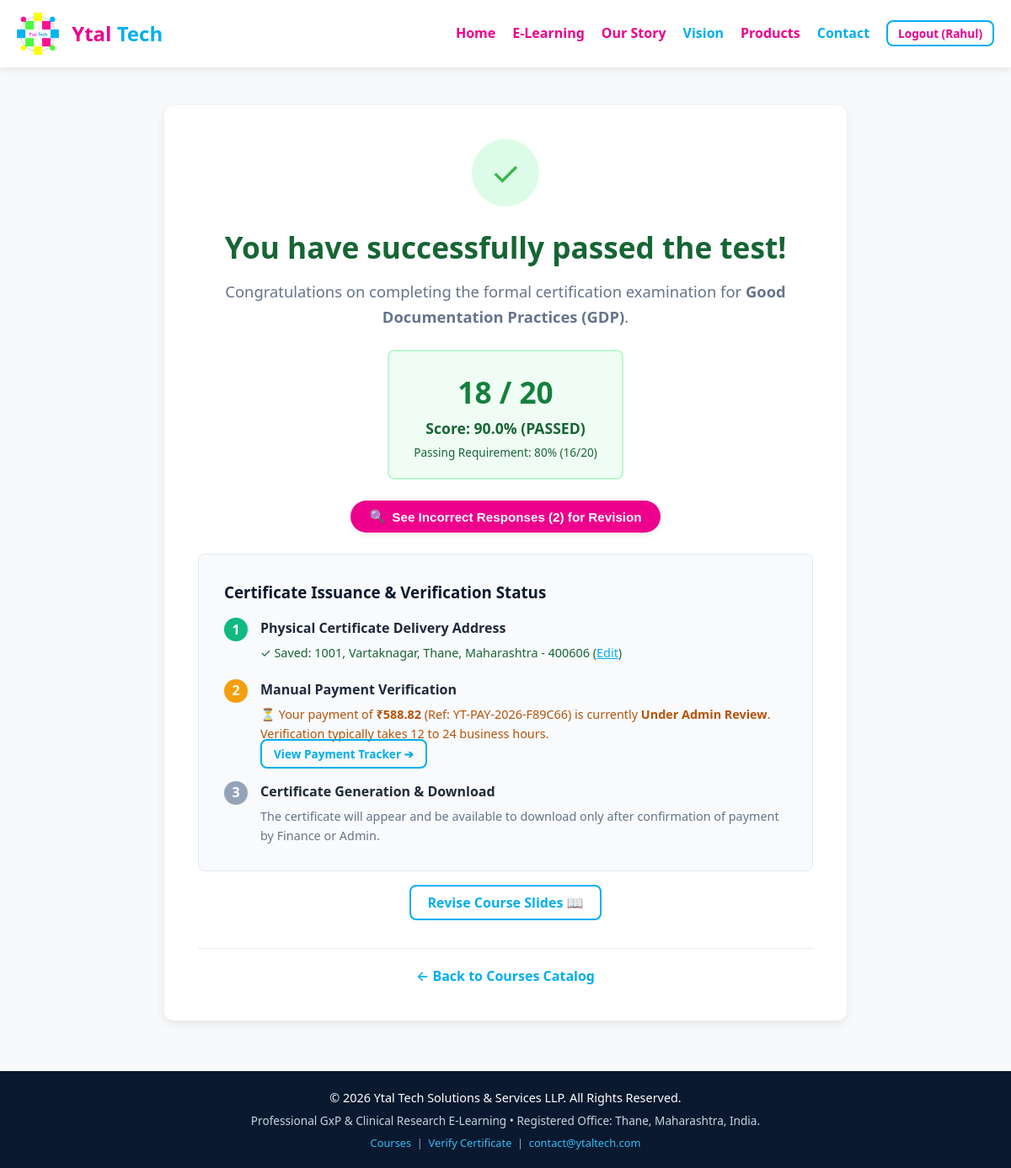
Page /elearning/course/good-documentation-practices/test/summary (signed in) on the earlier database version.
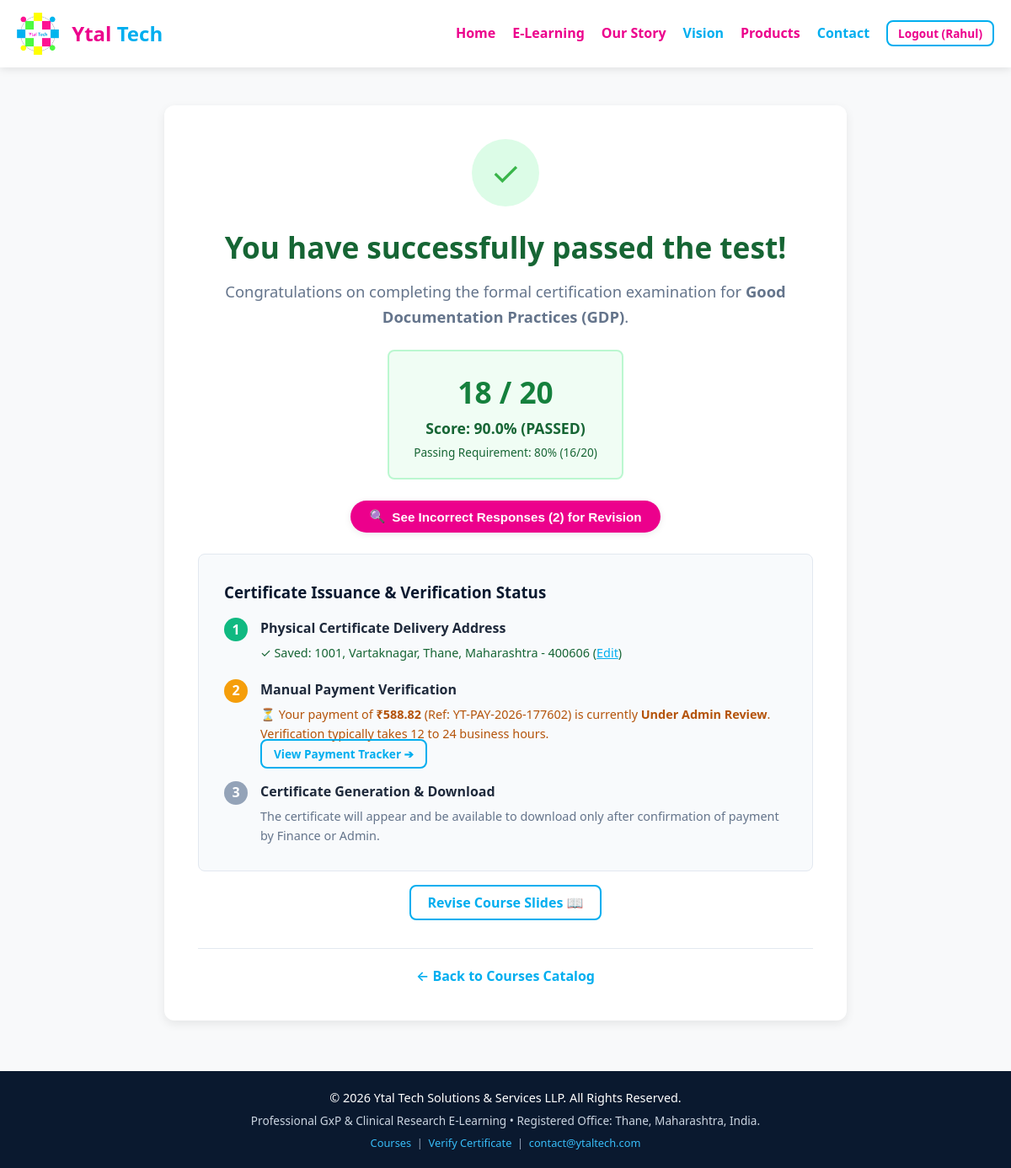
Same page on the later database version.
### elearning/models.py (models this page shows, shortened)
class TestAttempt(db.Model):
    __tablename__ = 'test_attempts'
    id = db.Column(db.Integer, primary_key=True)
    enrolment_id = db.Column(db.Integer, db.ForeignKey('enrolments.id'), nullable=False)
    attempt_number = db.Column(db.Integer, nullable=False)
    presentation_cycle = db.Column(db.Integer, default=1)
    started_at = db.Column(db.DateTime, default=lambda: datetime.now(timezone.utc))
    submitted_at = db.Column(db.DateTime, nullable=True)
    score = db.Column(db.Integer, default=0)  # Correct count out of 20
    percentage = db.Column(db.Float, default=0.0)
    passed = db.Column(db.Boolean, default=False)
    ip_address = db.Column(db.String(45), nullable=True)
    user_agent = db.Column(db.String(255), nullable=True)
    questions_data = db.Column(db.Text, nullable=True)  # JSON dump of questions, shuffled choices, user answers
    def get_questions_data(self):
        if not self.questions_data:
            return []
        try:
            return json.loads(self.questions_data)
        except Exception:
            return []

class PaymentOrder(db.Model):
    __tablename__ = 'payment_orders'
    id = db.Column(db.Integer, primary_key=True)
    order_reference = db.Column(db.String(64), unique=True, nullable=False, index=True)
    enrolment_id = db.Column(db.Integer, db.ForeignKey('enrolments.id'), nullable=False)
    user_id = db.Column(db.Integer, db.ForeignKey('users.id'), nullable=False)
    course_id = db.Column(db.Integer, db.ForeignKey('courses.id'), nullable=False)
    expected_amount = db.Column(db.Float, nullable=False)
    currency = db.Column(db.String(10), default='INR')
    gst_amount = db.Column(db.Float, default=0.0)
    status = db.Column(db.String(50), default='pending_submission', index=True)
    amount_paid = db.Column(db.Float, nullable=True)
    payment_mode = db.Column(db.String(50), nullable=True)  # 'UPI', 'NEFT/RTGS/IMPS', 'Cheque', 'Demand Draft', 'Other'
    payment_date = db.Column(db.DateTime, nullable=True)
    transaction_reference = db.Column(db.String(100), nullable=True, index=True)  # UTR / Bank Ref / Cheque No
    payer_name = db.Column(db.String(150), nullable=True)
    payer_account_upi = db.Column(db.String(150), nullable=True)
    proof_file_path = db.Column(db.String(500), nullable=True)
    learner_remarks = db.Column(db.Text, nullable=True)
    customer_gstin = db.Column(db.String(30), nullable=True)
    customer_org_name = db.Column(db.String(200), nullable=True)
    customer_billing_address = db.Column(db.Text, nullable=True)
    customer_state = db.Column(db.String(100), nullable=True)
    admin_notes = db.Column(db.Text, nullable=True)
    rejection_reason = db.Column(db.Text, nullable=True)
    additional_info_notes = db.Column(db.Text, nullable=True)
    verified_by_user_id = db.Column(db.Integer, db.ForeignKey('users.id'), nullable=True)
    verified_at = db.Column(db.DateTime, nullable=True)
    dual_approved_by_user_id = db.Column(db.Integer, db.ForeignKey('users.id'), nullable=True)
    dual_approved_at = db.Column(db.DateTime, nullable=True)
    submitted_at = db.Column(db.DateTime, nullable=True)
    created_at = db.Column(db.DateTime, default=lambda: datetime.now(timezone.utc))
    updated_at = db.Column(db.DateTime, default=lambda: datetime.now(timezone.utc), onupdate=lambda: datetime.now(timezone.utc))
    course = db.relationship('Course', backref='payment_orders')
    verifier = db.relationship('User', foreign_keys=[verified_by_user_id], backref='verified_payments')
    dual_approver = db.relationship('User', foreign_keys=[dual_approved_by_user_id], backref='dual_approved_payments')

### elearning/tests.py (the view)
@tests_bp.route('/course/<slug>/test/summary')
@login_required
def test_result_summary(slug):
    course = Course.query.filter_by(slug=slug, is_active=True).first_or_404()
    user = get_current_user()
    enrolment = Enrolment.query.filter_by(user_id=user.id, course_id=course.id).first_or_404()
    latest_passed = enrolment.latest_passed_attempt
    if not latest_passed:
        return redirect(url_for('tests.test_start', slug=course.slug))
    payment_order = PaymentOrder.query.filter_by(enrolment_id=enrolment.id).order_by(PaymentOrder.id.desc()).first()
    incorrect_questions = get_attempt_incorrect_review(latest_passed)
    return render_template(
        'elearning/test_result.html',
        course=course,
        enrolment=enrolment,
        attempt=latest_passed,
        needs_delivery_address=(enrolment.certificate_option == 'paid' and not user.has_delivery_address),
        payment_order=payment_order,
        remaining_attempts=max(0, 3 - enrolment.attempts_used_in_current_cycle),
        incorrect_questions=incorrect_questions,
        total_incorrect=len(incorrect_questions)
    )

### elearning/auth.py (called while the page is built)
def get_current_user():
    user_id = session.get('user_id')
    if user_id:
        return db.session.get(User, user_id)
    return None

def login_required(f):
    from functools import wraps
    @wraps(f)
    def decorated_function(*args, **kwargs):
        if 'user_id' not in session:
            flash("Please sign up or log in to access the e-learning courses.", "warning")
            return redirect(url_for('auth.login', next=request.url))
        return f(*args, **kwargs)
    return decorated_function

### elearning/models.py (called while the page is built)
    def has_role(self, *roles):
        if self.role == 'super_admin':
            return True
        return self.role in roles

    @property
    def has_delivery_address(self):
        return bool(self.house_no and self.street and self.city and self.state and self.pincode)

    @property
    def is_international(self):
        if not self.country:
            return False
        return self.country.strip().lower() not in ['india', 'in', 'bharat']

    @property
    def latest_passed_attempt(self):
        for att in sorted(self.test_attempts, key=lambda a: a.id, reverse=True):
            if att.passed:
                return att
        return None

### templates/elearning/test_result.html (shortened to what the changed rows need)
{% extends 'elearning/base.html' %}
{% block content %}
<div class="container" style="max-width: 850px;">
    <div style="background: var(--surface); padding: 40px; border-radius: var(--radius-lg); box-shadow: var(--shadow-md); text-align: center;">
        {% if attempt.passed %}
            <div style="width: 80px; height: 80px; background: #dcfce7; color: var(--accent-green); border-radius: 50%; display: flex; align-items: center; justify-content: center; font-size: 2.5rem; margin: 0 auto 20px;">
                ✓
            </div>
            <h1 style="color: #166534; font-size: 2.2rem; margin-bottom: 10px;">
                You have successfully passed the test!
            </h1>
            <p style="color: var(--text-muted); font-size: 1.15rem; margin-bottom: 25px;">
                Congratulations on completing the formal certification examination for <strong>{{ course.title }}</strong>.
            </p>
            <div style="background: #f0fdf4; border: 2px solid #bbf7d0; border-radius: var(--radius-md); padding: 20px; display: inline-block; min-width: 280px; margin-bottom: 25px;">
                <div style="font-size: 2.2rem; font-weight: 800; color: #15803d;">
                    {{ attempt.score }} / 20
                </div>
                <div style="font-weight: 700; color: #166534; font-size: 1.1rem;">
                    Score: {{ attempt.percentage }}% (PASSED)
                </div>
                <div style="font-size: 0.85rem; color: #166534; margin-top: 4px;">
                    Passing Requirement: 80% (16/20)
                </div>
            </div>
            {% if total_incorrect > 0 %}
                <div style="max-width: 750px; margin: 0 auto 25px;">
                    <button type="button"
                            id="btnToggleIncorrectPassed"
                            onclick="toggleIncorrectResponses('incorrectResponsesPassed', 'toggleIncorrectIconPassed', 'toggleIncorrectTextPassed')"
                            class="btn-secondary"
                            style="padding: 10px 22px; font-size: 0.95rem; border-radius: 30px; display: inline-flex; align-items: center; gap: 8px; box-shadow: 0 2px 8px rgba(0,0,0,0.08);">
                        <span id="toggleIncorrectIconPassed">🔍</span>
                        <span id="toggleIncorrectTextPassed">See Incorrect Responses ({{ total_incorrect }}) for Revision</span>
                    </button>
                </div>
            {% else %}
                <div style="background: #ecfdf5; border: 1px solid #a7f3d0; border-radius: 8px; padding: 10px 18px; display: inline-block; margin-bottom: 20px; font-size: 0.92rem; color: #065f46; font-weight: 600;">
                    🌟 Perfect Score! You answered all 20 questions correctly.
                </div>
            {% endif %}
            {% if enrolment.certificate_option == 'paid' %}
                <div style="text-align: left; background: #f8fafc; border: 1px solid var(--border-color); border-radius: var(--radius-md); padding: 30px; margin-top: 20px;">
                    <h3 style="color: var(--dark-navy); margin-bottom: 15px;">Certificate Issuance & Verification Status</h3>
                    {% if current_user.is_international or (payment_order and payment_order.currency == 'USD') %}
                        <div style="background: #e0f2fe; border: 1px solid #bae6fd; border-radius: 8px; padding: 14px 18px; margin-bottom: 20px;">
                            <div style="font-weight: 700; color: #0369a1; font-size: 0.95rem; margin-bottom: 4px;">
                                🌐 International Certification Notice
                            </div>
                            <p style="margin: 0; font-size: 0.9rem; color: #0c4a6e; line-height: 1.5;">
                                For international learners, an official high-resolution digital certificate with cryptographic signature hash and tamper-proof QR code verification will be issued upon payment verification. Physical hard-copy courier dispatch is provided within India only.
                            </p>
                        </div>
                    {% else %}
                        <div style="display: flex; gap: 15px; margin-bottom: 20px; align-items: flex-start;">
                            <span style="background: {{ '#10b981' if current_user.has_delivery_address else '#f59e0b' }}; color: #fff; width: 28px; height: 28px; border-radius: 50%; display: flex; align-items: center; justify-content: center; flex-shrink: 0; font-weight: bold;">
                                1
                            </span>
                            <div>
                                <strong>Physical Certificate Delivery Address</strong>
                                {% if current_user.has_delivery_address %}
                                    <p style="font-size: 0.9rem; color: #166534; margin-top: 4px;">
                                        ✓ Saved: {{ current_user.house_no }}, {{ current_user.street }}, {{ current_user.city }}, {{ current_user.state }} - {{ current_user.pincode }}
                                        (<a href="{{ url_for('payments.delivery_address', enrolment_id=enrolment.id) }}" style="color:var(--primary);">Edit</a>)
                                    </p>
                                {% endif %}
                            </div>
                        </div>
                    {% endif %}
                    <div style="display: flex; gap: 15px; margin-bottom: 20px; align-items: flex-start;">
                        <span style="background: {{ '#10b981' if payment_order and payment_order.status in ['verified_approved', 'certificate_issued', 'certificate_dispatched', 'certificate_delivered'] else '#f59e0b' }}; color: #fff; width: 28px; height: 28px; border-radius: 50%; display: flex; align-items: center; justify-content: center; flex-shrink: 0; font-weight: bold;">
                            2
                        </span>
                        <div>
                            <strong>Manual Payment Verification</strong>
                            {% if not payment_order or payment_order.status == 'pending_submission' %}
                                <p style="font-size: 0.9rem; color: var(--text-muted); margin-top: 4px;">
                                    Please submit your manual payment receipt / UTR details for independent admin verification.
                                </p>
                                <a href="{{ url_for('payments.payment_page', order_ref=payment_order.order_reference if payment_order else 'new') }}" class="btn-secondary" style="margin-top: 8px; font-size: 0.85rem; padding: 6px 14px;">
                                    Submit Payment Proof ➔
                                </a>
                            {% elif payment_order.status == 'under_review' %}
                                <p style="font-size: 0.9rem; color: #b45309; margin-top: 4px;">
                                    ⏳ Your payment of <strong>₹{{ "%.2f"|format(payment_order.expected_amount) }}</strong> (Ref: {{ payment_order.order_reference }}) is currently <strong>Under Admin Review</strong>. Verification typically takes 12 to 24 business hours.
                                </p>
                                <a href="{{ url_for('payments.payment_status', order_ref=payment_order.order_reference) }}" class="btn-outline" style="margin-top: 8px; font-size: 0.85rem; padding: 6px 14px;">
                                    View Payment Tracker ➔
                                </a>
                            {% endif %}
                        </div>
                    </div>
                    <div style="display: flex; gap: 15px; align-items: flex-start;">
                        <span style="background: {{ '#10b981' if enrolment.certificate and payment_order and payment_order.status in ['verified_approved', 'certificate_issued', 'certificate_dispatched', 'certificate_delivered'] else '#94a3b8' }}; color: #fff; width: 28px; height: 28px; border-radius: 50%; display: flex; align-items: center; justify-content: center; flex-shrink: 0; font-weight: bold;">
                            3
                        </span>
                        <div>
                            <strong>Certificate Generation & Download</strong>
                            {% if enrolment.certificate and payment_order and payment_order.status in ['verified_approved', 'certificate_issued', 'certificate_dispatched', 'certificate_delivered'] %}
                                <p style="font-size: 0.9rem; color: #166534; margin-top: 4px;">
                                    ✓ Certificate <strong>{{ enrolment.certificate.certificate_id }}</strong> has been verified & issued!
                                </p>
                                <div style="display: flex; gap: 10px; margin-top: 10px; flex-wrap: wrap;">
                                    <a href="{{ url_for('certificates.view_certificate', cert_id=enrolment.certificate.certificate_id) }}" class="btn-primary" style="font-size: 0.9rem; padding: 8px 18px;">
                                        View Certificate Online 👁
                                    </a>
                                    <a href="{{ url_for('certificates.download_certificate_pdf', cert_id=enrolment.certificate.certificate_id) }}" class="btn-secondary" style="font-size: 0.9rem; padding: 8px 18px;">
                                        Download Official PDF 📥
                                    </a>
                                </div>
                            {% else %}
                                <p style="font-size: 0.9rem; color: var(--text-muted); margin-top: 4px;">
                                    The certificate will appear and be available to download only after confirmation of payment by Finance or Admin.
                                </p>
                            {% endif %}
                        </div>
                    </div>
                </div>
                <div style="margin-top: 25px;">
                    <a href="{{ url_for('elearning.slide_player', slug=course.slug, slide_num=1) }}" class="btn-outline">
                        Revise Course Slides 📖
                    </a>
                </div>
            {% endif %}
        {% endif %}
    </div>
</div>
{% endblock %}

Differences in the rows shown:
removed PaymentOrder: expected_amount "588.82", order_reference "YT-PAY-2026-F89C66"
added PaymentOrder: expected_amount "588.82", order_reference "YT-PAY-2026-177602"
